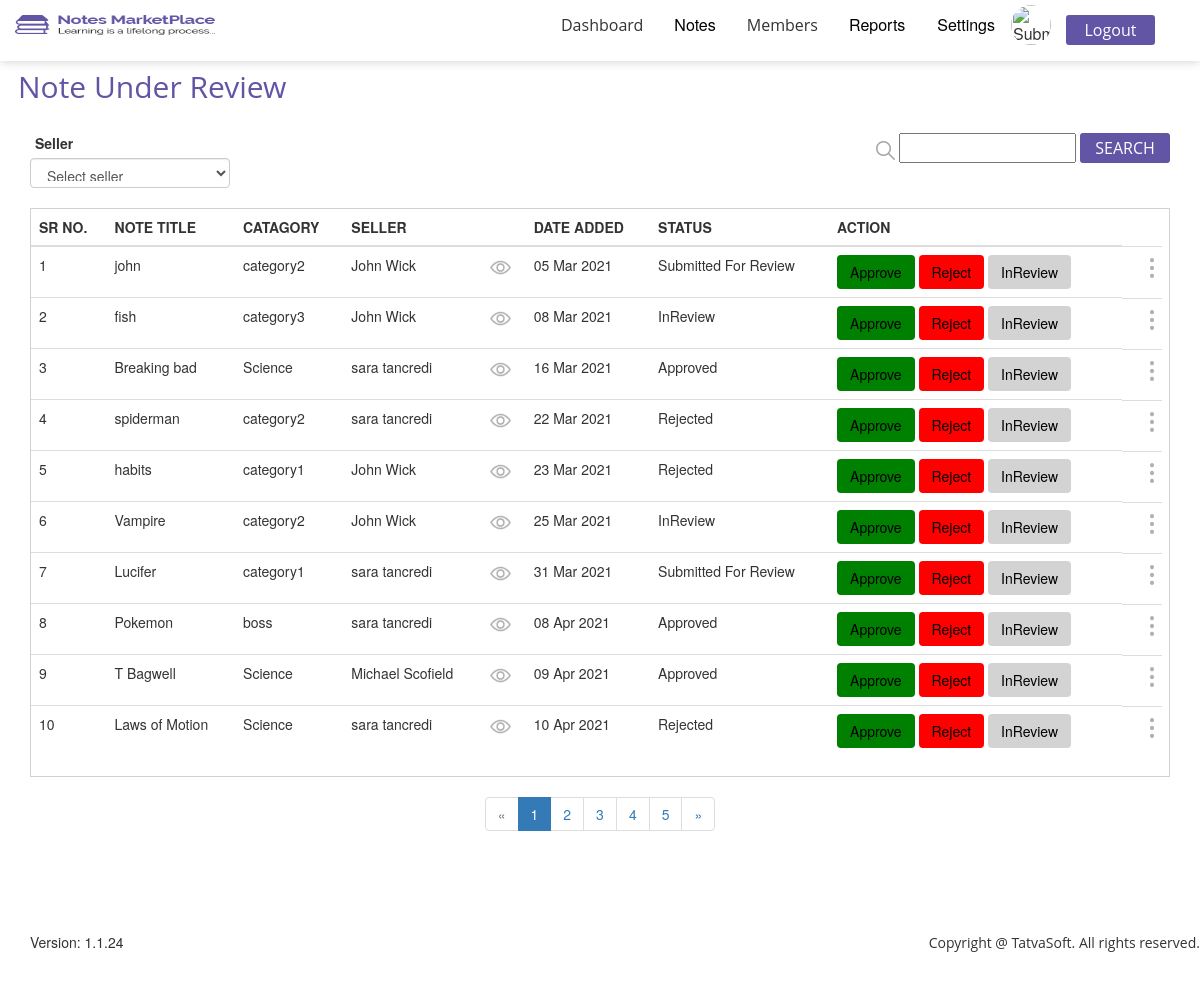
The page /admin/notereview.php on the database its author committed.
### tables this page shows
CREATE TABLE `sellernotes` (
  `id` int(11) NOT NULL,
  `sellerid` int(11) NOT NULL,
  `status` int(11) NOT NULL,
  `actionedby` int(11) NOT NULL,
  `adminremarks` varchar(255) NOT NULL,
  `publisheddate` date NOT NULL,
  `title` varchar(100) NOT NULL,
  `category` varchar(255) NOT NULL,
  `displaypic` varchar(500) NOT NULL,
  `uploadnotes` varchar(500) NOT NULL,
  `notetype` varchar(255) NOT NULL,
  `noofpage` int(11) NOT NULL,
  `description` varchar(255) NOT NULL,
  `university` varchar(200) NOT NULL,
  `country` varchar(255) NOT NULL,
  `course` varchar(100) NOT NULL,
  `coursecode` varchar(100) NOT NULL,
  `professor` varchar(100) NOT NULL,
  `ispaid` varchar(11) NOT NULL,
  `sellingprice` decimal(10,0) NOT NULL,
  `notespreview` varchar(255) NOT NULL,
  `createddate` datetime DEFAULT NULL,
  `createdby` int(11) DEFAULT NULL,
  `modifieddate` datetime DEFAULT NULL,
  `modifiedby` int(11) DEFAULT NULL,
  `isactive` bit(1) NOT NULL
);

CREATE TABLE `users` (
  `id` int(11) NOT NULL,
  `roleid` int(11) NOT NULL,
  `firstname` varchar(50) NOT NULL,
  `lastname` varchar(50) NOT NULL,
  `emailID` varchar(100) NOT NULL,
  `password` varchar(200) NOT NULL,
  `isemailverified` bit(1) NOT NULL,
  `createddate` datetime DEFAULT NULL,
  `createdby` int(11) DEFAULT NULL,
  `modifieddate` datetime DEFAULT NULL,
  `modifiedby` int(11) DEFAULT NULL,
  `isactive` bit(11) NOT NULL
);

### admin/notereview.php (the view, shortened to what this page needs)
<!DOCTYPE html>
<html lang="en">
    <head>
        <link rel="stylesheet" href="css/font-awesome/css/font-awesome.min.css">
        <link rel="stylesheet" href="css/bootstrap/bootstrap.min.css">
        <link rel="stylesheet" href="css/notereview.css">
    </head>
    <body>
        <?php include "../includes/adminheader.php";?>
        <section id="publishednote">
            <div class="content-box-lg">
                <div class="contanier">
                    <div class="row">
                        <div class="col-md-12">
                            <div class="horizontal-heading">
                                <h2>Note Under Review</h2>
                            </div>
                        </div>
                    </div>
                    <div class="row">
                        <div class="col-md-12">
                            <div class="col-md-12">
                                   <div class="col-md-6 text-left">
                                        <label for="seller">Seller</label><br>
                                        <select class="form-control" id="seller" for="seller" name="seller">
                                            <option value="none">Select seller</option>
                                            <?php
                                                $query="SELECT * from users WHERE roleid=2";
                                                $result=mysqli_query($connection,$query);
                                            ?>
                                        </select>
                                   </div>
                                   <div class="col-md-6 text-right">
                                        <form action="" method="post">
                                            <img src="images/Admin_images/images/search-icon.png">
                                            <input type="text" id="search" name="search">
                                            <button class="searchbtn">search</button>
                                        </form>
                                   </div>
                            </div>
                            <div class="col-md-12 note">
                                <div class="col-md-12">
                                    <div class="inprogress-table table-responsive">
                                        <table class="table">
                                            <thead>
                                                <tr>
                                                    <th scope="col">SR NO.</th>
                                                    <th scope="col">NOTE TITLE</th>
                                                    <th scope="col">CATAGORY</th>
                                                    <th scope="col">SELLER</th>
                                                    <th scope="col"></th>
                                                    <th scope="col">DATE ADDED</th>
                                                    <th scope="col">STATUS</th>
                                                    <th scope="col">ACTION</th>
                                                </tr>
                                            </thead>
                                            <tbody>
                                               <?php
                                                    if(isset($_POST['search'])){
                                                        $search=$_POST['search'];
                                                        $query="SELECT sn.*,u.firstname,u.lastname FROM sellernotes sn LEFT JOIN users u ON u.id=sn.sellerid ";
                                                        $query.="WHERE (u.firstname LIKE '%$search%' OR u.lastname LIKE '%$search%' OR sn.title LIKE '%$search%' OR sn.category LIKE '%$search%' OR sn.status LIKE '%$search%')";
                                                        $query.=" ORDER BY sn.publisheddate";
                                                        $result=mysqli_query($connection,$query);
                                                    }else {
                                                        $query="SELECT sn.*,u.firstname,u.lastname FROM sellernotes sn LEFT JOIN users u ON u.id=sn.sellerid ORDER BY sn.publisheddate";
                                                        $result=mysqli_query($connection,$query);
                                                    }
                                                    if(mysqli_num_rows($result)!=0){
                                                        while($row = mysqli_fetch_assoc($result)){
                                                            $sellernoteid=$row['id'];
                                                            $sellerid=$row['sellerid'];
                                                            $date=$row['publisheddate'];
                                                            $date=date("d M Y",strtotime($date));
                                                            $title=$row['title'];
                                                            $category=$row['category'];
                                                            $status=$row['status'];
                                                            $firstname=$row['firstname'];
                                                            $lastname=$row['lastname'];
                                                            static $a=1;
                                                ?>
                                                        <tr>
                                                            <td scope="row"><?php echo $a++; ?></td>
                                                            <td class="text-color"><?php echo $title;?></td>
                                                            <td><?php echo $category; ?></td>
                                                            <td><?php
                                                            echo $firstname." ".$lastname;
                                                            ?>
                                                            </td>
                                                            <td><a href="memberdetails.php?memberid=<?php echo $sellerid;?>"><img src="images/Admin_images/images/eye.png"></a></td>
                                                            <td><?php echo $date; ?></td>
                                                            <td><?php
                                                                if($status==1){
                                                                    echo "Submitted For Review";
                                                                }elseif($status==2){
                                                                    echo "InReview";
                                                                }elseif($status==3){
                                                                    echo "Approved";
                                                                }else{
                                                                    echo "Rejected";
                                                                }
                                                                ?></td>
                                                            <td>
                                                                <button class="btn" style="background-color:green;" onclick="return confirm('Are you sure for approve this note')" name="approvebtn"><a href="notereview.php?noteid=<?php echo $sellernoteid; ?>&status=3">Approve</a></button>
                                                                <button class="btn" style="background-color:red"><a role="button" data-id="<?php echo $sellernoteid; ?>"
                                                                id="add-review-star" data-toggle="modal"
                                                                data-target="#add-review-popup">Reject</a></button>
                                                                <button class="btn" style="background-color:lightgrey;"
                                                                onclick="return confirm('Are you reviewed this note')" name="inreviewbtn"><a href="notereview.php?noteid=<?php echo $sellernoteid; ?>&status=2">InReview</a></button>
                                                            </td>
                                                            <td class="dropdown">
                                                                <div id='dots' class='btn-group'><img class='dropdown-toggle' data-toggle='dropdown' style='margin-left:20px' aria-haspopup='true' aria-expanded='true' src='images/Admin_images/images/dots.png'>
                                                                </div>
                                                            </td>
                                                        </tr>
                                                <?php
                                                        }
                                                    }else{
                                                        echo "<h2 class='text-center' style='color:#6255a5;'>NO RECORD</h2>";
                                                    }
                                                ?>
                                            </tbody>
                                        </table>
                                    </div>
                                    <div class="text-center" aria-label="Page navigation example">
                                        <ul class="pagination">
                                            <li class="disabled"><a href="#">«</a></li>
                                            <li class="active"><a href="#">1 <span class="sr-only">(current)</span></a></li>
                                            <li><a href="#">2</a></li>
                                            <li><a href="#">3</a></li>
                                            <li><a href="#">4</a></li>
                                            <li><a href="#">5</a></li>
                                            <li><a href="#">»</a></li>
                                        </ul>
                                    </div>
                                </div>
                            </div>
                        </div>
                    </div>
                </div>
            </div>
        </section>
        <footer>
            <div class="content-box-sm">
                <div class="contanier">
                    <div class="row">
                        <div class="col-md-6 text-left">
                            <h5>Version: 1.1.24</h5>
                        </div>
                        <div class="col-md-6 text-right" id="copytext">
                            <h5>Copyright @ TatvaSoft. All rights reserved.</h5>
                        </div>
                    </div>
                </div>
            </div>
        </footer>
    </body>
</html>

### admin/css/notereview.css (style rules this page uses)
.content-box-lg { padding: 20px 0; }
.content-box-sm { padding: 50px 0; padding-left: 30px; }
.horizontal-heading { color: #6255a5; font-family: "Open sans", sans-serif; font-size: 34px; line-height: 38px; font-weight: 600; margin: 0 0 30px 18px; }
.dropdown { position: relative; display: inline-block; }
.table-responsive { margin-top: 20px; border:1px solid #d1d1d1; padding: 0; }
td>a>img { height: 15px; }
.searchbtn { color: #fff; border-radius: 3px; border: none; background-color: #6255a5; font-size: 16px; line-height: 22px; font-family: "Open sans", sans-serif; width: 90px; height: 30px; text-transform: uppercase; }
a { text-decoration: none; color: #000; }
label { margin-left: 5px; }
.form-control { width: 200px; height: 30px; }
input[type=text] { height: 30px; }
#copytext { font-family: "Open Sans", sans-serif; font-size: 14px; font-weight: 400; line-height: 18px; color: #333333; }

### rows shown on the page
sellernotes: title "john", category "category2", users.firstname "John", users.lastname "Wick", publisheddate "05 Mar 2021", status "Submitted For Review"
sellernotes: title "fish", category "category3", users.firstname "John", users.lastname "Wick", publisheddate "08 Mar 2021", status "InReview"
sellernotes: title "Breaking bad", category "Science", users.firstname "sara", users.lastname "tancredi", publisheddate "16 Mar 2021", status "Approved"
sellernotes: title "spiderman", category "category2", users.firstname "sara", users.lastname "tancredi", publisheddate "22 Mar 2021", status "Rejected"
sellernotes: title "habits", category "category1", users.firstname "John", users.lastname "Wick", publisheddate "23 Mar 2021", status "Rejected"
sellernotes: title "Vampire", category "category2", users.firstname "John", users.lastname "Wick", publisheddate "25 Mar 2021", status "InReview"
sellernotes: title "Lucifer", category "category1", users.firstname "sara", users.lastname "tancredi", publisheddate "31 Mar 2021", status "Submitted For Review"
sellernotes: title "Pokemon", category "boss", users.firstname "sara", users.lastname "tancredi", publisheddate "08 Apr 2021", status "Approved"
sellernotes: title "T Bagwell", category "Science", users.firstname "Michael", users.lastname "Scofield", publisheddate "09 Apr 2021", status "Approved"
sellernotes: title "Laws of Motion", category "Science", users.firstname "sara", users.lastname "tancredi", publisheddate "10 Apr 2021", status "Rejected"
